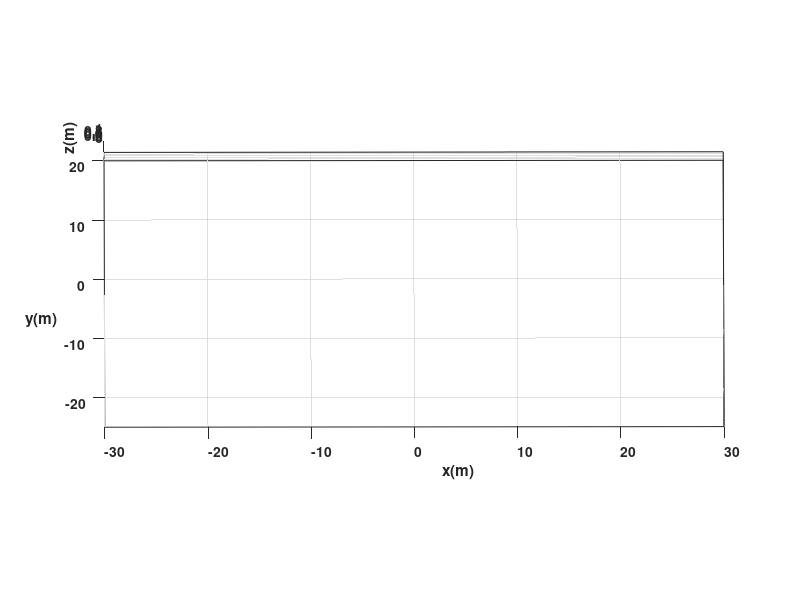

MATLAB code to generate this figure: (Note: this script raises an error after producing the figure.)
%Limpieza de pantalla
clear all
close all
clc

%%%%%%%%%%%%%%%%%%%%%%%%% TIEMPO %%%%%%%%%%%%%%%%%%%%%%%%%%%%%%%%%%%%%%
tf=105;             % Tiempo de simulación en segundos (s)
ts=0.1;            % Tiempo de muestreo en segundos (s)
t=0:ts:tf;         % Vector de tiempo
N= length(t);      % Muestras


%%%%%%%%%%%%%%%%%%% CONDICIONES INICIALES %%%%%%%%%%%%%%%%%%%%%%%%%%%%%%%
%Inicializamos las variables que se van a emplear
x1= zeros (1, N+1);       % Posición (X) en el centro del eje que une las ruedas en metros (m)
y1= zeros (1, N+1);       % Posición (Y) en el centro del eje que une las ruedas en metros (m)
phi= zeros (1, N+1);      % Orientación del robot en radiaanes (rad)

%Damos valores a nuestro punto inicial de posición y orientación
x1(1)=-27.5;  %Posición inicial eje x
y1(1)=-12.5;  %Posición inicial eje y
phi(1)=0; %Orientación inicial del robot 

%%%%%%%%%%%%%%%%%%%%% PUNTO DE CONTROL %%%%%%%%%%%%%%%%%%%%%%%%%%%%%%%%%%%
%Inicializamos el punto de control 
hx= zeros (1, N+1);       % Posición en el eje (X) del punto de control en metros (m)
hy= zeros (1, N+1);       % Posición en el eje (Y) del punto de control en metros (m)

%Igualamos el punto de control con las proyecciones X1 y Y1 por su
%coincidencia
hx(1)= x1(1);       % Posición del punto de control en el eje (X) metros (m)
hy(1)= y1(1);       % Posición del punto de control en el eje (Y) metros (m)

%%%%%%%%%%%%%%%%%%%%%% VELOCIDADES DE REFERENCIA %%%%%%%%%%%%%%%%%%%%%%%%%%
%Tramo 1 (v=0 m/s, w=pi/6 rad/s) Giro 1
%Tramo 2 (v=3 m/s, w=0 rad/s) Linea 1
%Tramo 3 (v=0 m/s, w=pi/6 rad/s) Giro 2
%Tramo 4 (v=4.5 m/s, w=0 rad/s) Linea 2
%Tramo 5 (v=0 m/s, w=0 rad/s) Giro 3
%Tramo 6 (v=2.4 m/s, w=0 rad/s) Linea 3
%Tramo 7 (v=0 m/s, w=pi/6 rad/s) Giro 4
%Tramo 8 (v=3.8 m/s, w=0 rad/s) Linea 4
%Tramo 9 (v=0 m/s, w=pi/6 rad/s) Giro 5
%Tramo 10 (v=3 m/s, w=0 rad/s) Linea 5
%Tramo 11 (v=0 m/s, w=pi/6 rad/s) Giro 6
%Tramo 12 (v=4.5 m/s, w=0 rad/s) Linea 6
%Tramo 13 (v=0 m/s, w=0 rad/s) Giro 7
%Tramo 14 (v=2.4 m/s, w=0 rad/s) Linea 7
%Tramo 15 (v=0 m/s, w=pi/6 rad/s) Giro 8 
%Tramo 16 (v=0 m/s, w=0 rad/s) Linea 8
%Tramo 17 (v=0 m/s, w=0 rad/s) Giro 9
%Tramo 18 (v=0 m/s, w=0 rad/s) Linea 9
%Tramo 19 (v=0 m/s, w=0 rad/s) Giro 10
%Tramo 20 (v=0 m/s, w=0 rad/s) Linea 10
%Tramo 21 (v=0 m/s, w=0 rad/s) Giro 11
%Tramo 22 (v=0 m/s, w=0 rad/s) Linea 11
%Tramo 23 (v=0 m/s, w=0 rad/s) Giro 12
%Tramo 24 (v=0 m/s, w=0 rad/s) Linea 12
%Tramo 25 (v=0 m/s, w=0 rad/s) Giro 13
    %Giro 1           %Linea 1    %Giro 2           %Linea 2        %Giro 3         %%%Linea 3        %Giro 4          %Linea 4         %Giro 5              %Linea 5       %Giro 6               %Linea 6        %Giro 7           %Linea 7        %Giro 8           %Linea 8         %Giro 9              %Linea 9       %Giro 10              %Linea 10       %Giro 11          %Linea 11       %Giro 12           %Linea 12         %Giro 13            %Linea 13      %Giro 14              %Linea 14       %Giro 15           %Linea 15      %Giro 16           %Linea 16       %Giro 17             %Linea 17        %Giro 18           %Linea 18       %Giro 19             %Linea 19       %Giro 20           %Linea 20         %Giro 21             %Linea 21         %Giro 22              %Linea 22         %Giro 23            %Linea 23     %Giro 24                %Linea 24      %Giro 25           %Linea 25       %Giro 26              %Linea 26     %Giro 27                 %Linea 27      %Giro 28              %Linea 28      %Giro 29          %Linea 29       %Giro 30            %Linea 30       %Giro 31        %Linea 31       %Giro 32         %Linea 32         %Giro 33           %Linea 33       %Giro 34          %Linea 34         %Giro 35          %Linea 35         %Giro 36            %Linea 36        %Giro 37        %Linea 37         %Giro 38         %Linea 38    %Giro 39          %Linea 39    %Giro 40          %Linea 40       %Giro 41             %Linea 41     %Giro 42           %Linea 42      %Giro 43          %Linea 43      %Giro 44           %Linea 44       %Giro 45        %Linea 45       %Giro 46             %Linea 46       %Giro 47        %Linea 47         %Giro 48         %Linea 48       %Giro 49          %Linea 49          %Giro 50           %Linea 50        %Giro 51            %Linea 51         %Giro 52        %Linea 52         %Giro 53                      
v = [0*ones(1,10)    3*ones(1,10) 0*ones(1,10)      5*ones(1,10)    0*ones(1,10)    2.4*ones(1,10)  0*ones(1,10)       5.2*ones(1,10)   0*ones(1,10)         4*ones(1,10)   0*ones(1,10)          2*ones(1,10)    0*ones(1,10)      4.8*ones(1,10)  0*ones(1,10)      5*ones(1,10)     0*ones(1,10)         4*ones(1,10)   0*ones(1,10)          2*ones(1,10)    0*ones(1,10)      6*ones(1,10)    0*ones(1,10)       2.4*ones(1,10)    0*ones(1,10)        1.2*ones(1,10) 0*ones(1,10)          1*ones(1,10)    0*ones(1,10)       .6*ones(1,10)  0*ones(1,10)       4*ones(1,10)    0*ones(1,10)         6*ones(1,10)     0*ones(1,10)       1.5*ones(1,10)  0*ones(1,10)         3.8*ones(1,10)  0*ones(1,10)        4.4*ones(1,10)   0*ones(1,10)         4.5*ones(1,10)    0*ones(1,10)          4*ones(1,10)      0*ones(1,10)        5*ones(1,10)  0*ones(1,10)            3.4*ones(1,10) 0*ones(1,10)       8*ones(1,10)    0*ones(1,10)          4*ones(1,10)  0*ones(1,10)             4*ones(1,10)   0*ones(1,10)          3.6*ones(1,10) 0*ones(1,10)      2.2*ones(1,10)  0*ones(1,10)        6.2*ones(1,10)  0*ones(1,10)    3*ones(1,10)    0*ones(1,10)     1*ones(1,10)      0*ones(1,10)       1*ones(1,10)    0*ones(1,10)      5.8*ones(1,10)    0*ones(1,10)      2*ones(1,10)      0*ones(1,10)        4*ones(1,10)     0*ones(1,10)    4*ones(1,10)      0*ones(1,10)     1*ones(1,10) 0*ones(1,10)      6*ones(1,10) 0*ones(1,10)      5*ones(1,10)    0*ones(1,10)         5*ones(1,10)  0*ones(1,10)       8*ones(1,10)   0*ones(1,10)      .5*ones(1,10)  0*ones(1,10)       3*ones(1,10)    0*ones(1,10)    4.5*ones(1,10)  0*ones(1,10)         8*ones(1,10)    0*ones(1,10)    2*ones(1,10)      0*ones(1,10)     2*ones(1,10)    0*ones(1,10)      8*ones(1,10)       0*ones(1,10)       5*ones(1,10)     0*ones(1,10)        4*ones(1,10)      0*ones(1,10)    3.6*ones(1,10)    0*ones(1,10)        0*ones(1,21)]; % Velocidad lineal de referencia (m/s)
w = [pi/6*ones(1,10) 0*ones(1,10) pi/7*ones(1,10)   0*ones(1,10)    0*ones(1,10)    0*ones(1,10)    pi/12*ones(1,10)   0*ones(1,10)     -17/32*pi*ones(1,10) 0*ones(1,10)   -pi/44*ones(1,10)     0*ones(1,10)    -pi/38*ones(1,10) 0*ones(1,10)    pi/12*ones(1,10)  0*ones(1,10)     3.5/32*pi*ones(1,10) 0*ones(1,10)   2.8/6*pi*ones(1,10)   0*ones(1,10)    1.5/8*ones(1,10)  0*ones(1,10)    -5/6*pi*ones(1,10) 0*ones(1,10)      3/6*pi*ones(1,10)   0*ones(1,10)   -2/8*pi*ones(1,10)    0*ones(1,10)    4/10*pi*ones(1,10) 0*ones(1,10)   4/25*pi*ones(1,10) 0*ones(1,10)    -18/20*pi*ones(1,10) 0*ones(1,10)     1/12*pi*ones(1,10) 0*ones(1,10)    4.6/8*pi*ones(1,10)  0*ones(1,10)    2/40*pi*ones(1,10)  0*ones(1,10)     3/40*pi*ones(1,10)   0*ones(1,10)      1/30*pi*ones(1,10)    0*ones(1,10)      2/30*pi*ones(1,10)  0*ones(1,10)  -14/20*pi*ones(1,10)    0*ones(1,10)   5/24*pi*ones(1,10) 0*ones(1,10)    8/40*pi*ones(1,10)    0*ones(1,10)  -16/20*pi*ones(1,10)     0*ones(1,10)   2/80*pi*ones(1,10)    0*ones(1,10)   pi/20*ones(1,10)  0*ones(1,10)    -1/3*pi*ones(1,10)  0*ones(1,10)    pi/6*ones(1,10) 0*ones(1,10)    pi/10*ones(1,10) 0*ones(1,10)      -pi/16*ones(1,10)  0*ones(1,10)    1/7*pi*ones(1,10) 0*ones(1,10)      -pi/7*ones(1,10)  0*ones(1,10)      -pi/10*ones(1,10)   0*ones(1,10)     0*ones(1,10)    0*ones(1,10)      pi/6*ones(1,10)  0*ones(1,10) pi/20*ones(1,10)   0*ones(1,10) pi/16*ones(1,10)  0*ones(1,10)    -5*pi/6*ones(1,10)  0*ones(1,10)  pi/25*ones(1,10)   0*ones(1,10)   pi/4*ones(1,10)   0*ones(1,10)   pi/12*ones(1,10)   0*ones(1,10)    pi/4*ones(1,10) 0*ones(1,10)   -19/32*pi*ones(1,10)  0*ones(1,10)    pi/4*ones(1,10) 0*ones(1,10)      pi/3*ones(1,10)  0*ones(1,10)    -pi/60*ones(1,10) 0*ones(1,10)       -3/6*pi*ones(1,10) 0*ones(1,10)     -2/16*pi*ones(1,10) 0*ones(1,10)      pi/4*ones(1,10) 0*ones(1,10)      11/6*pi*ones(1,10)  0*ones(1,21)]; % Velocidad angular de referencia (rad/s)


%%%%%%%%%%%%%%%%%%%%%%%%% BUCLE DE SIMULACION %%%%%%%%%%%%%%%%%%%%%%%%%%%%%%%%

for k=1:N 
    
    %Aplico la integral a la velocidad angular para obtener el angulo "phi" de la orientación
    phi(k+1)=phi(k)+w(k)*ts; % Integral numérica (método de Euler)
           
   %%%%%%%%%%%%%%%%%%%%% MODELO CINEMATICO %%%%%%%%%%%%%%%%%%%%%%%%%
    
    xp1=v(k)*cos(phi(k)); 
    yp1=v(k)*sin(phi(k));
 
    %Aplico la integral a la velocidad lineal para obtener las cordenadas
    %"x1" y "y1" de la posición
    x1(k+1)=x1(k)+ ts*xp1; % Integral numérica (método de Euler)
    y1(k+1)=y1(k)+ ts*yp1; % Integral numérica (método de Euler)

    % Posicion del robot con respecto al punto de control
    hx(k+1)=x1(k+1); 
    hy(k+1)=y1(k+1);

end



%%%%%%%%%%%%%%%%%%%%%%%%%%%%% SIMULACION VIRTUAL 3D %%%%%%%%%%%%%%%%%%%%%%%%%%%%

% a) Configuracion de escena

scene=figure;  % Crear figura (Escena)
set(scene,'Color','white'); % Color del fondo de la escena
set(gca,'FontWeight','bold') ;% Negrilla en los ejes y etiquetas
sizeScreen=get(0,'ScreenSize'); % Retorna el tamaño de la pantalla del computador
set(scene,'position',sizeScreen); % Configurar tamaño de la figura
camlight('headlight'); % Luz para la escena
axis equal; % Establece la relación de aspecto para que las unidades de datos sean las mismas en todas las direcciones.
grid on; % Mostrar líneas de cuadrícula en los ejes
box on; % Mostrar contorno de ejes
xlabel('x(m)'); ylabel('y(m)'); zlabel('z(m)'); % Etiqueta de los ejes

view([-0.1 35]); % Orientacion de la figura
axis([-30 30 -25 20 0 1]); % Ingresar limites minimos y maximos en los ejes x y z [minX maxX minY maxY minZ maxZ]

% b) Graficar robots en la posicion inicial
scale = 4;
MobileRobot;
H1=MobilePlot(x1(1),y1(1),phi(1),scale);hold on;

% c) Graficar Trayectorias
H2=plot3(hx(1),hy(1),0,'r','lineWidth',2);

% d) Bucle de simulacion de movimiento del robot

step=10; % pasos para simulacion

for k=1:step:N

    delete(H1);    
    delete(H2);
    
    H1=MobilePlot(x1(k),y1(k),phi(k),scale);
    H2=plot3(hx(1:k),hy(1:k),zeros(1,k),'r','lineWidth',2);
    
    pause(ts);

end

